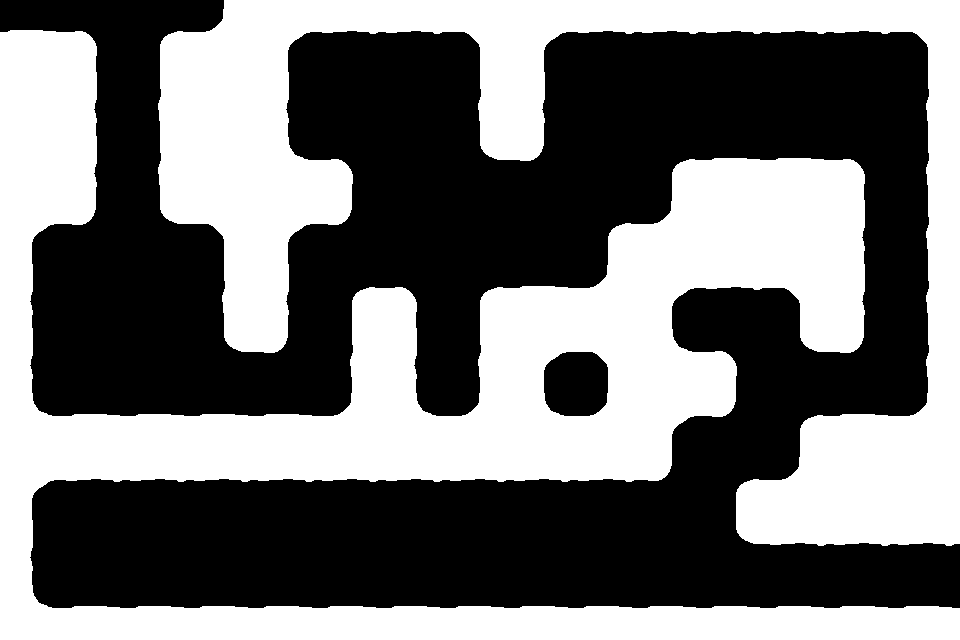

Below is a game level as drawn by its tile map, then a one-line description and the .tmx file that defines it, in full:
An orthogonal 15x10 tile map with 64x64 px tiles, 1 tile layer (Chao) and 30 objects (26x Prefab, 3x Fronteira, Dead).

<map version="1.0" orientation="orthogonal" renderorder="right-down" width="15" height="10" tilewidth="64" tileheight="64" nextobjectid="77">
 <tileset firstgid="1" source="TilesetSimples/tileset.tsx" />
 <layer name="Chao" width="15" height="10">
  <properties>
   <property name="unity:layer" value="Solido" />
  </properties>
  <data encoding="csv">
2,3,1,4,10,12,12,9,10,12,12,12,12,12,9,
7,8,6,7,8,0,0,6,8,0,0,0,0,0,6,
7,8,6,7,5,3,0,11,13,0,1,2,2,3,6,
10,13,11,9,10,13,0,0,0,1,4,7,7,8,6,
8,0,0,6,8,1,3,1,2,4,10,12,9,8,6,
8,0,0,11,13,6,8,6,10,9,5,3,11,13,6,
5,2,2,2,2,4,5,4,5,4,10,13,1,2,4,
10,12,12,12,12,12,12,12,12,12,13,1,4,7,7,
8,0,0,0,0,0,0,0,0,0,0,11,12,12,12,
5,2,2,2,2,2,2,2,2,2,2,2,2,2,2
</data>
 </layer>
 <objectgroup name="Objetos" offsetx="0" offsety="-32">
  <properties>
   <property name="unity:layer" value="Objetos" />
  </properties>
  <object id="4" name="Porta" type="Prefab" gid="17" x="901.333" y="640" width="64" height="64" />
  <object id="5" name="Chave" type="Prefab" gid="18" x="43.6667" y="641" width="64" height="64" />
  <object id="13" name="Fronteira" x="-65" y="-288" width="64" height="929" />
  <object id="14" name="Fronteira" x="0" y="-320" width="960" height="64" />
  <object id="15" name="Fronteira" x="960" y="-288" width="64" height="928" />
  <object id="29" name="Placa" type="Prefab" gid="15" x="418" y="449.667" width="64" height="64">
   <properties>
    <property name="msg" value="Quem abriu esta cova?" />
   </properties>
  </object>
  <object id="42" name="Placa" type="Prefab" gid="15" x="668.667" y="387" width="64" height="64">
   <properties>
    <property name="msg" value="Perigo: Risco de Inundação" />
   </properties>
  </object>
  <object id="43" name="Placa" type="Prefab" gid="15" x="286" y="193" width="64" height="64">
   <properties>
    <property name="msg" value="Barulhos causam desmonoramentos" />
   </properties>
  </object>
  <object id="44" name="Espinho" type="Prefab" gid="14" x="355" y="60" width="64" height="64" rotation="180" />
  <object id="46" name="Espinho" type="Prefab" gid="14" x="411" y="62" width="64" height="64" rotation="180" />
  <object id="47" name="Espinho" type="Prefab" gid="14" x="615" y="59" width="64" height="64" rotation="180" />
  <object id="48" name="Espinho" type="Prefab" gid="14" x="471" y="62" width="64" height="64" rotation="180" />
  <object id="49" name="Espinho" type="Prefab" gid="14" x="228" y="376" width="64" height="64" rotation="-90" />
  <object id="50" name="Espinho" type="Prefab" gid="14" x="225" y="319" width="64" height="64" rotation="-90" />
  <object id="52" name="Espinho" type="Prefab" gid="14" x="29" y="314" width="64" height="64" rotation="90" />
  <object id="54" name="Espinho" type="Prefab" gid="14" x="30" y="256" width="64" height="64" rotation="90" />
  <object id="57" name="Espinho" type="Prefab" gid="14" x="116" y="511" width="64" height="64" rotation="180" />
  <object id="58" name="Espinho" type="Prefab" gid="14" x="182" y="511" width="64" height="64" rotation="180" />
  <object id="59" name="Espinho" type="Prefab" gid="14" x="321" y="511" width="64" height="64" rotation="180" />
  <object id="60" name="Espinho" type="Prefab" gid="14" x="248" y="509" width="64" height="64" rotation="180" />
  <object id="61" name="Espinho" type="Prefab" gid="14" x="397" y="511" width="64" height="64" rotation="180" />
  <object id="64" name="Espinho" type="Prefab" gid="14" x="914" y="59" width="64" height="64" rotation="180" />
  <object id="66" name="Espinho" type="Prefab" gid="14" x="800" y="60" width="64" height="64" rotation="180" />
  <object id="67" name="Espinho" type="Prefab" gid="14" x="856" y="60" width="64" height="64" rotation="180" />
  <object id="68" name="Espinho" type="Prefab" gid="14" x="554" y="507" width="64" height="64" rotation="180" />
  <object id="69" name="Espinho" type="Prefab" gid="14" x="608" y="507" width="64" height="64" rotation="180" />
  <object id="70" name="Espinho" type="Prefab" gid="14" x="665" y="508" width="64" height="64" rotation="180" />
  <object id="71" name="Dead" gid="25" x="548" y="396" width="64" height="64" rotation="90" />
  <object id="73" name="Espinho" type="Prefab" gid="14" x="478" y="510" width="64" height="64" rotation="180" />
  <object id="75" name="Jogador" type="Prefab" gid="24" x="4" y="63" width="64" height="64" />
 </objectgroup>
</map>
